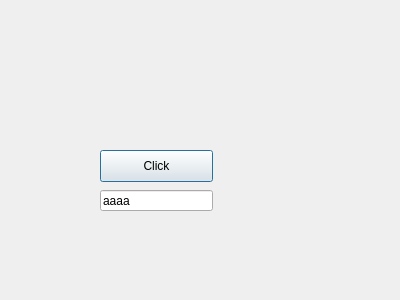
<?xml version="1.0" encoding="UTF-8"?>
<ui version="4.0">
 <class>Dialog</class>
 <widget class="QDialog" name="Dialog">
  <property name="geometry">
   <rect>
    <x>0</x>
    <y>0</y>
    <width>400</width>
    <height>300</height>
   </rect>
  </property>
  <property name="windowTitle">
   <string>Dialog</string>
  </property>
  <widget class="QPushButton" name="pushButton">
   <property name="geometry">
    <rect>
     <x>100</x>
     <y>150</y>
     <width>113</width>
     <height>32</height>
    </rect>
   </property>
   <property name="text">
    <string>Click</string>
   </property>
  </widget>
  <widget class="QLineEdit" name="lineEdit">
   <property name="geometry">
    <rect>
     <x>100</x>
     <y>190</y>
     <width>113</width>
     <height>21</height>
    </rect>
   </property>
   <property name="text">
    <string>aaaa</string>
   </property>
  </widget>
 </widget>
 <resources/>
 <connections/>
</ui>
